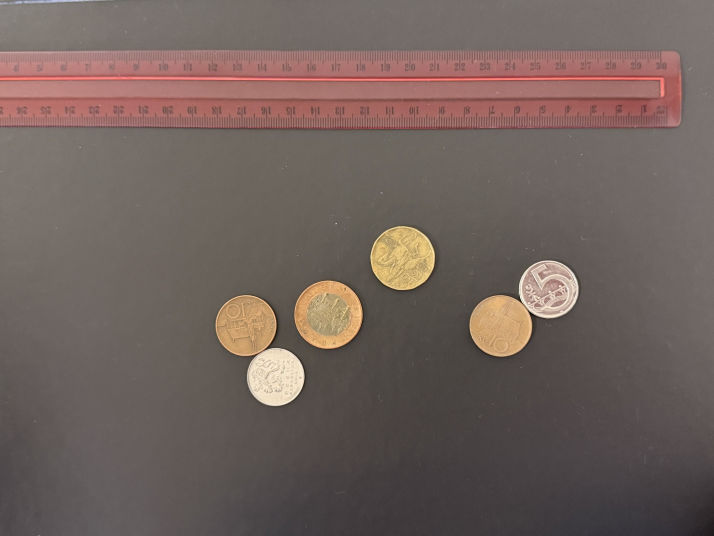
#> input picture data/dataset/dotyk/dotyk_01.jpg, 1428 x 1071 px (shown at 1/2 size)
$ python -i segment.py   (imports and definitions only)
#> lines starting #> are read from the running program, lines starting #| are printed output that depends on the picture; after the words box and inside, x2 and y2 are one past the last pixel; in counts of white or black regions, pixels touching at a corner belong together
### src/coins/preprocess.py
import cv2

# Převedeme barevný obrázek go HSV
def to_v(img_rgb):
    return cv2.cvtColor(img_rgb, cv2.COLOR_RGB2HSV)[:, :, 2]

# Získáme jasový kanal
def preprocess(img_rgb, ksize=5):
    return cv2.medianBlur(to_v(img_rgb), ksize)

### src/coins/segment.py
import cv2
import numpy as np

from coins.preprocess import preprocess


# [7 lines left out: function threshold_hysteresis, not called in this run]


def fill_small_holes(mask, max_area=800):
    n, labels, stats, _ = cv2.connectedComponentsWithStats(cv2.bitwise_not(mask), connectivity=4)
    small = [i for i in range(1, n) if stats[i, cv2.CC_STAT_AREA] < max_area]
    out = mask.copy()
    out[np.isin(labels, small)] = 255
    return out


# [5 lines left out: function clean_mask, not called in this run]


def segment(v):
    return clean_mask(threshold_hysteresis(v))


def split_touching(img_rgb, mask, peak_size=21, min_peak=0.4, min_peak_px=None):
    # min_peak_px: pevný práh na vzdálenost od okraje; jinak min_peak × maximum ve snímku
    # (velký objekt, např. ruka, by relativní práh vytáhl nad poloměr všech mincí)
    dist = cv2.distanceTransform(mask, cv2.DIST_L2, 5)
    kernel = cv2.getStructuringElement(cv2.MORPH_ELLIPSE, (peak_size, peak_size))
    threshold = min_peak_px if min_peak_px is not None else min_peak * dist.max()
    peaks = (dist == cv2.dilate(dist, kernel)) & (dist > threshold)
    peaks = cv2.dilate(peaks.astype(np.uint8) * 255, np.ones((5, 5), np.uint8))
    _, markers = cv2.connectedComponents(peaks)
    markers = markers + 1
    markers[(mask > 0) & (peaks == 0)] = 0
    return cv2.watershed(cv2.cvtColor(img_rgb, cv2.COLOR_RGB2BGR), markers)


def circularity(contour):
    area = cv2.contourArea(contour)
    perimeter = cv2.arcLength(contour, True)
    return 4 * np.pi * area / perimeter ** 2 if perimeter > 0 else 0


def _coin_from_contour(c, min_area, min_circularity, hull=False):
    # hull=True: plochu a kruhovitost měříme na konvexním obalu, takže „ukousnutá“
    # mince (tmavý lesklý kus splyne s podložkou) projde filtrem
    if hull:
        c = cv2.convexHull(c)
    area = cv2.contourArea(c)
    circ = circularity(c)
    if area < min_area or circ < min_circularity:
        return None
    (x, y), r = cv2.minEnclosingCircle(c)
    return {"x": x, "y": y, "r": r, "area": area, "circularity": circ, "contour": c}


def find_coins(mask, labels=None, min_area=2000, min_circularity=0.7, hull=False):
    if labels is None:
        contours, _ = cv2.findContours(mask, cv2.RETR_EXTERNAL, cv2.CHAIN_APPROX_NONE)
    else:
        contours = []
        for label in range(2, labels.max() + 1):
            region = ((labels == label) & (mask > 0)).astype(np.uint8) * 255
            found, _ = cv2.findContours(region, cv2.RETR_EXTERNAL, cv2.CHAIN_APPROX_NONE)
            if found:
                contours.append(max(found, key=cv2.contourArea))
    coins = [_coin_from_contour(c, min_area, min_circularity, hull) for c in contours]
    coins = [c for c in coins if c is not None]
    coins.sort(key=lambda coin: (coin["y"], coin["x"]))
    return coins


def detect_coins(img_rgb):
    mask = segment(preprocess(img_rgb))
    return find_coins(mask, split_touching(img_rgb, mask))


# --- Dataset z 14. 11.: šedá podložka, pravítko nahoře, snímky 1428×1071 px ---

def ruler_bottom(img_rgb, min_fraction=0.3, margin=10):
    """Spodní řádek červeného pravítka (vše nad ním se ignoruje), 0 pokud pravítko chybí."""
    hsv = cv2.cvtColor(img_rgb, cv2.COLOR_RGB2HSV)
    red = ((hsv[..., 0] < 12) | (hsv[..., 0] > 165)) & (hsv[..., 1] > 60)
    rows = np.where(red.mean(axis=1) > min_fraction)[0]
    rows = rows[rows < img_rgb.shape[0] // 2]
    return int(rows.max()) + margin if len(rows) else 0


def background_diff(v, scale=4, ksize=75):
    """|V − pozadí|: pozadí = mediánový filtr s jádrem větším než mince (na zmenšeném snímku).

    Odstraní pozvolné změny jasu podložky (vinětace, boční světlo), takže práh je pro
    celou fotku stejný a najde i tmavé lesklé mince, které jsou tmavší než podložka.
    """
    small = cv2.resize(v, None, fx=1 / scale, fy=1 / scale, interpolation=cv2.INTER_AREA)
    bg = cv2.resize(cv2.medianBlur(small, ksize), (v.shape[1], v.shape[0]))
    diff = np.abs(v.astype(np.float32) - bg.astype(np.float32))
    return np.clip(diff * 2, 0, 255).astype(np.uint8)


def segment_bg(img_rgb, thr=50, ksize=7):
    mask = cv2.threshold(background_diff(preprocess(img_rgb)), thr, 255, cv2.THRESH_BINARY)[1]
    mask[:ruler_bottom(img_rgb)] = 0
    kernel = cv2.getStructuringElement(cv2.MORPH_ELLIPSE, (ksize, ksize))
    mask = cv2.morphologyEx(mask, cv2.MORPH_CLOSE, kernel)
    mask = fill_small_holes(mask, max_area=20000)
    return cv2.morphologyEx(mask, cv2.MORPH_OPEN, kernel)


def remove_border_blobs(mask):
    """Vyhodí objekty, které se dotýkají okraje snímku (ruka, mince napůl mimo záběr)."""
    n, labels = cv2.connectedComponents(mask)
    border = np.unique(np.concatenate([labels[0], labels[-1], labels[:, 0], labels[:, -1]]))
    out = mask.copy()
    out[np.isin(labels, border[border > 0])] = 0
    return out


def detect_coins_bg(img_rgb, thr=50, min_peak_px=20):
    # min_peak_px = 20: zhruba 0,4 × poloměr 1 Kč (10 mm × 4,876 px/mm ≈ 49 px)
    mask = remove_border_blobs(segment_bg(img_rgb, thr))
    labels = split_touching(img_rgb, mask, min_peak_px=min_peak_px)
    return find_coins(mask, labels, min_area=5000, min_circularity=0.75, hull=True)


# [7 lines left out: function draw_coins, not called in this run]

>>> import cv2
>>> picture = cv2.cvtColor(cv2.imread('../../data/dataset/dotyk/dotyk_01.jpg'), cv2.COLOR_BGR2RGB)
>>> result = detect_coins_bg(picture)
#> in segment_bg, `mask = cv2.threshold(background_diff(preprocess(img_rgb)), thr, 255, c..`:
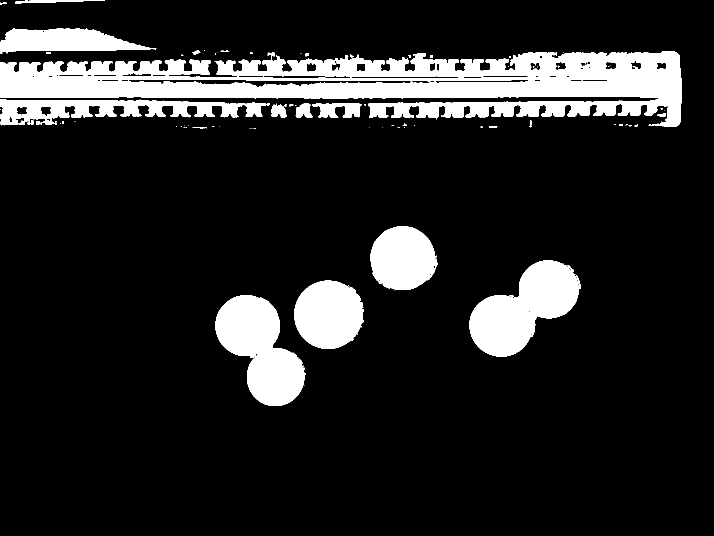
#> mask: shape (1071, 1428) (shown at 1/2 size); 13.8% white; 88 white regions (60 under 20 px), largest, box (x1, y1, x2, y2) and area: (0, 102, 1363, 253) 107424, (939, 521, 1161, 714) 23597, (431, 590, 612, 812) 23056
#> in ruler_bottom, `rows = np.where(red.mean(axis=1) > min_fraction)[0]`: rows = 154 values from 104 to 257
#> in fill_small_holes, `n, labels, stats, _ = cv2.connectedComponentsWithStats(cv2.bitwise_not..`:
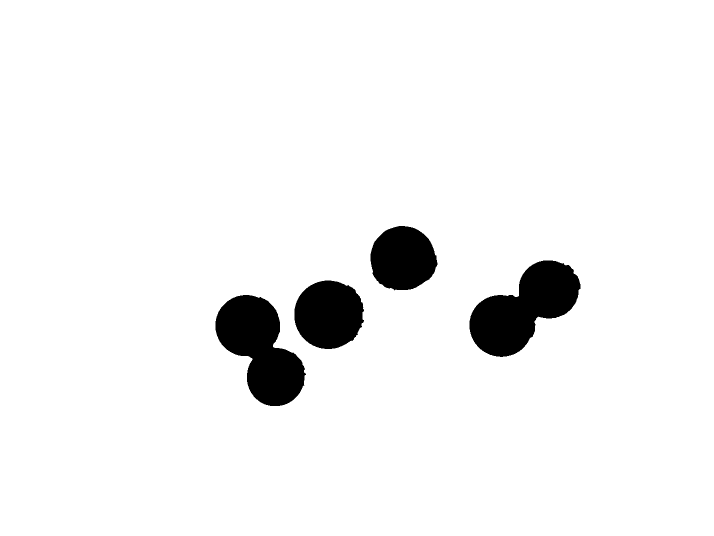
#> labels: shape (1071, 1428) int32 (shown at 1/2 size); values 0 (black) and 1 (white), 95.1% white; 4 black regions, box (x1, y1, x2, y2) and area: (939, 521, 1161, 714) 23810, (431, 590, 612, 812) 23202, (589, 561, 728, 698) 14987, (741, 452, 875, 581) 13389
#> in fill_small_holes, `n, labels, stats, _ = cv2.connectedComponentsWithStats(cv2.bitwise_not..`: n = 2; stats = [[431, 452, 730, 360, 75388], [0, 0, 1428, 1071, 1454000]]
#> in fill_small_holes, `small = [i for i in range(1, n) if stats[i, cv2.CC_STAT_AREA] < max_ar..`: small = []
#> in remove_border_blobs, `n, labels = cv2.connectedComponents(mask)`:
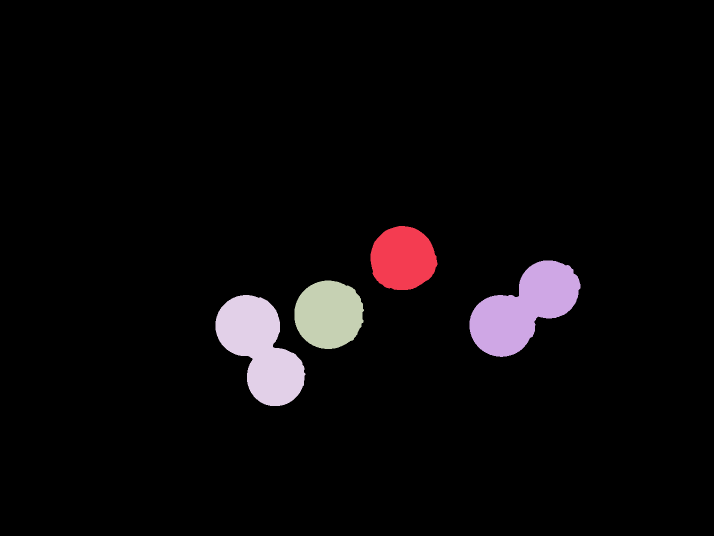
#> labels: shape (1071, 1428) int32 (shown at 1/2 size); 5 distinct labels, from 0 to 4; one colour per label, 0 black
#> in remove_border_blobs, `n, labels = cv2.connectedComponents(mask)`: n = 5
#> in remove_border_blobs, `border = np.unique(np.concatenate([labels[0], labels[-1], labels[:, 0]..`: border = [0]
#> in split_touching, `threshold = min_peak_px if min_peak_px is not None else min_peak * dis..`: threshold = 20
#> in split_touching, `markers = markers + 1`:
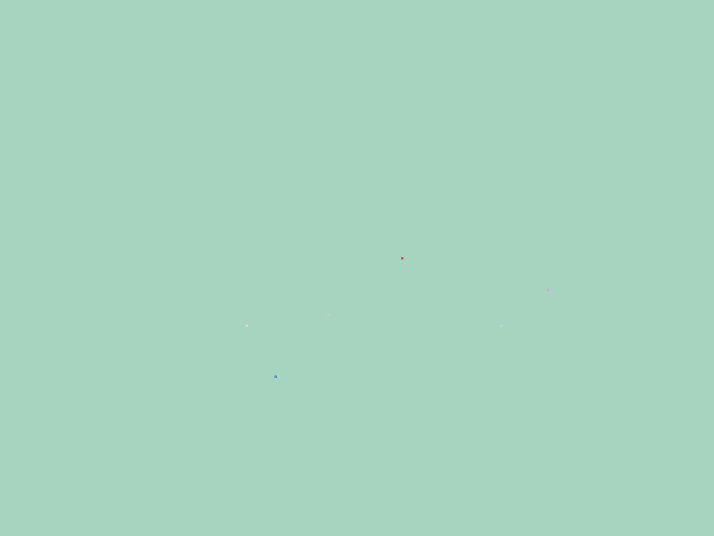
#> markers: shape (1071, 1428) int32 (shown at 1/2 size); 7 distinct labels, from 1 to 7; one colour per label, 0 black
#> in split_touching, `markers[(mask > 0) & (peaks == 0)] = 0`:
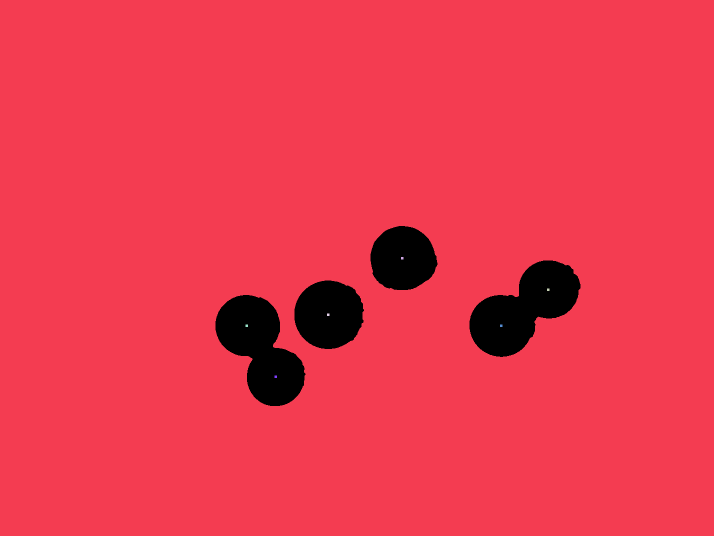
#> markers: shape (1071, 1428) int32 (shown at 1/2 size); 8 distinct labels, from 0 to 7; one colour per label, 0 black
#> in split_touching, `return cv2.watershed(cv2.cvtColor(img_rgb, cv2.COLOR_RGB2BGR), markers)`:
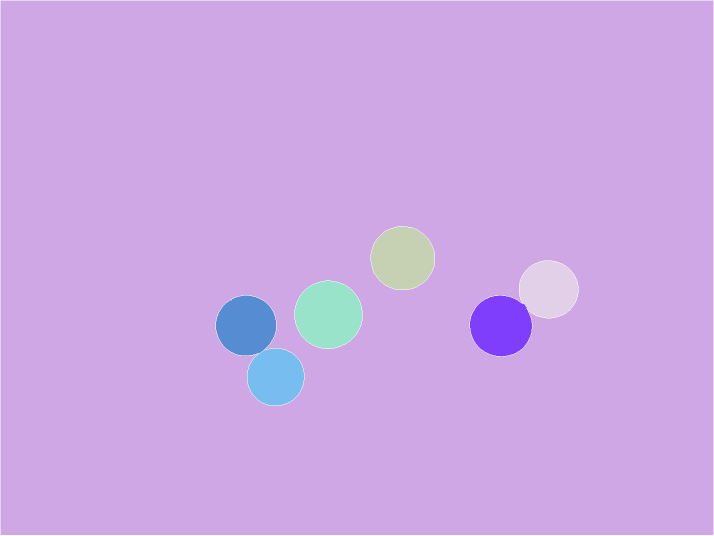
#> returned value: shape (1071, 1428) int32 (shown at 1/2 size); 8 distinct labels, from -1 to 7; one colour per label, 0 black, -1 white
#> after the loop in find_coins, `for label in range(2, labels.max() + 1):`:
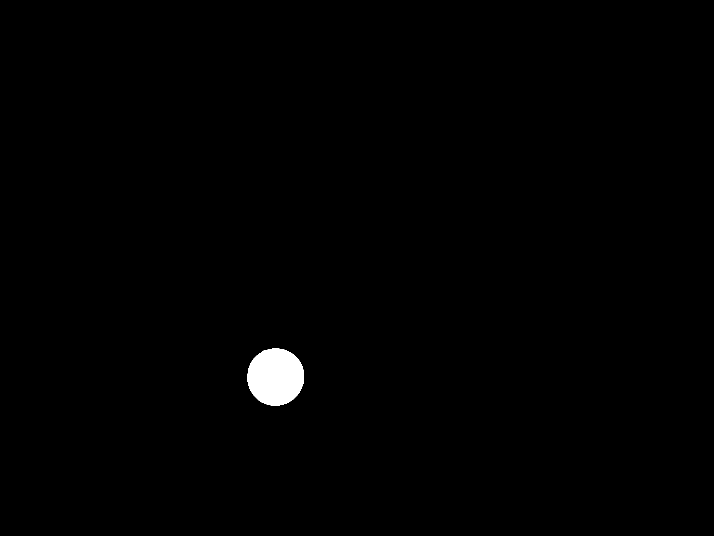
#> region: shape (1071, 1428) (shown at 1/2 size); 0.67% white; 1 white region
#> after the loop in find_coins, `for label in range(2, labels.max() + 1):`: contours = 6 contours; box (x1, y1, x2, y2) and area: (590, 562, 724, 697) 14102, (742, 453, 869, 579) 12464, (940, 591, 1064, 713) 11669, (432, 591, 553, 711) 11194, (1039, 522, 1157, 636) 10395, (495, 697, 608, 811) 10070
#> in find_coins, `coins = [_coin_from_contour(c, min_area, min_circularity, hull) for c ..`: coins = 6 items
#> result = 6 items

$ run again, on data/dataset/dotyk/dotyk_02.jpg
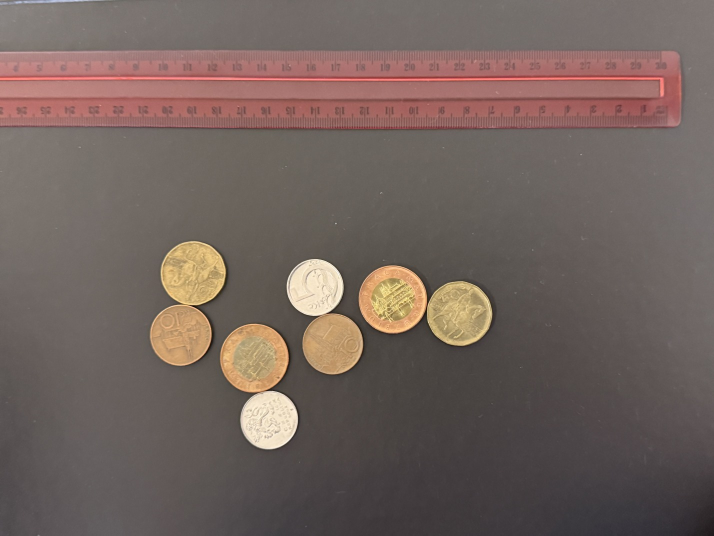
#> input picture data/dataset/dotyk/dotyk_02.jpg, 1428 x 1071 px (shown at 1/2 size)
#> hsv: shape (1071, 1428, 3); mean H, S, V 31.3, 39.6, 114
#> red: shape (1071, 1428) bool; 13.4% white; 181 white regions (170 under 20 px), largest, box (x1, y1, x2, y2) and area: (0, 102, 1365, 261) 203532, (764, 664, 804, 669) 94, (144, 106, 160, 110) 45
#> rows = 154 values from 104 to 257
#> in fill_small_holes, `n, labels, stats, _ = cv2.connectedComponentsWithStats(cv2.bitwise_not..`:
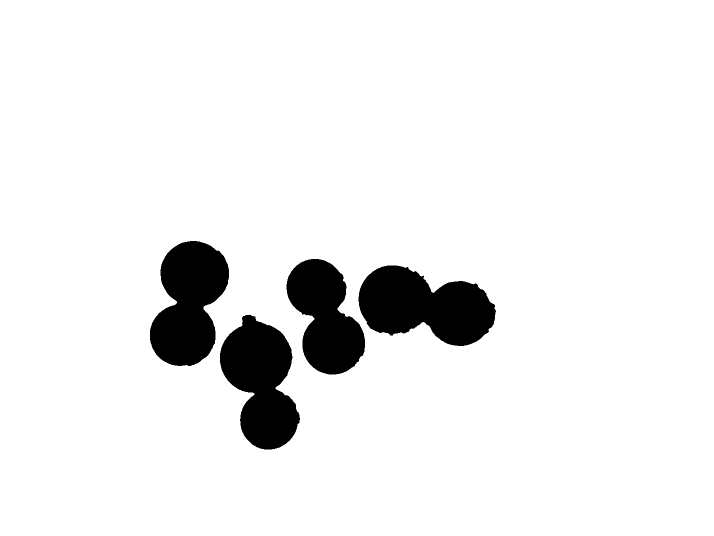
#> labels: shape (1071, 1428) int32 (shown at 1/2 size); values 0 (black) and 1 (white), 93% white; 4 black regions, box (x1, y1, x2, y2) and area: (717, 531, 992, 692) 29555, (440, 629, 600, 899) 27316, (300, 482, 458, 732) 27096, (573, 518, 730, 749) 22919
#> in fill_small_holes, `n, labels, stats, _ = cv2.connectedComponentsWithStats(cv2.bitwise_not..`: n = 2; stats = [[300, 482, 692, 417, 106886], [0, 0, 1428, 1071, 1422502]]
#> in fill_small_holes, `small = [i for i in range(1, n) if stats[i, cv2.CC_STAT_AREA] < max_ar..`: small = []
#> in remove_border_blobs, `n, labels = cv2.connectedComponents(mask)`: n = 5
#> border = [0]
#> threshold = 20
#> after the loop in find_coins, `for label in range(2, labels.max() + 1):`:
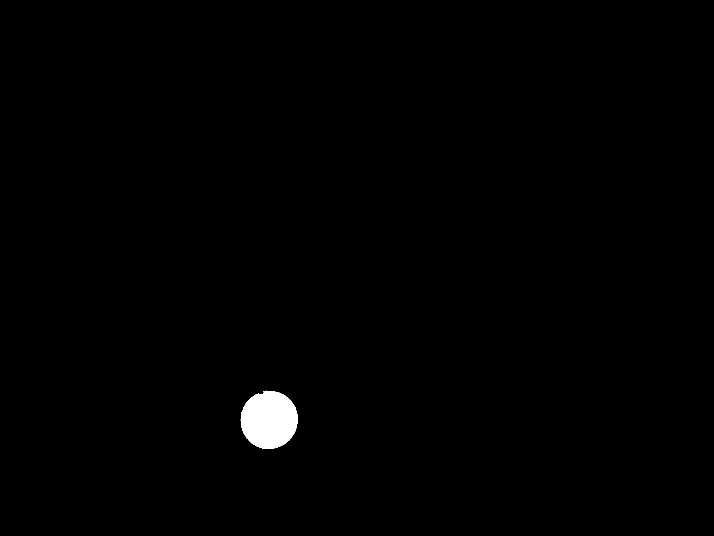
#> region: shape (1071, 1428) (shown at 1/2 size); 0.68% white; 1 white region
#> after the loop in find_coins, `for label in range(2, labels.max() + 1):`: contours = 8 contours; box (x1, y1, x2, y2) and area: (441, 648, 577, 784) 14343, (718, 532, 853, 666) 14108, (855, 563, 984, 691) 12754, (322, 483, 451, 611) 12612, (301, 609, 423, 731) 11396, (606, 627, 725, 748) 11182, (481, 781, 596, 898) 10194, (574, 519, 686, 631) 9774
#> coins = 8 items

$ run again, on data/dataset/dotyk/dotyk_03.jpg
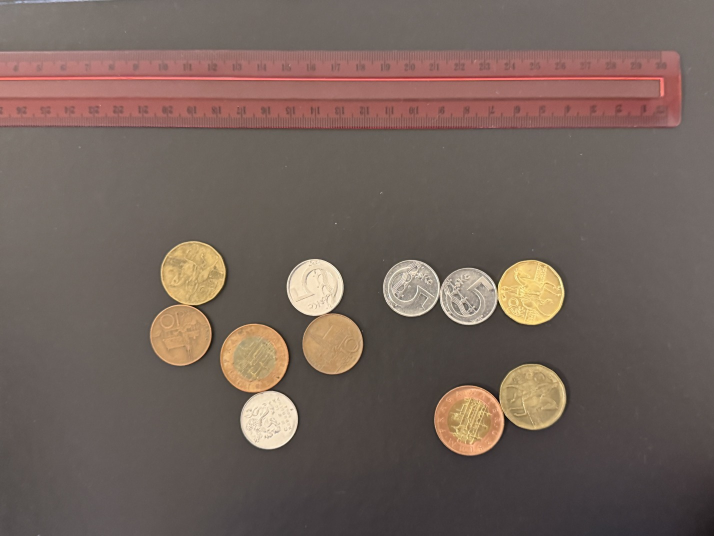
#> input picture data/dataset/dotyk/dotyk_03.jpg, 1428 x 1071 px (shown at 1/2 size)
#> hsv: shape (1071, 1428, 3); mean H, S, V 25, 45.8, 114.4
#> red: shape (1071, 1428) bool; 13.8% white; 251 white regions (228 under 20 px), largest, box (x1, y1, x2, y2) and area: (0, 100, 1365, 260) 208420, (980, 816, 1000, 855) 293, (964, 796, 982, 811) 141
#> rows = 156 values from 103 to 258
#> in fill_small_holes, `n, labels, stats, _ = cv2.connectedComponentsWithStats(cv2.bitwise_not..`:
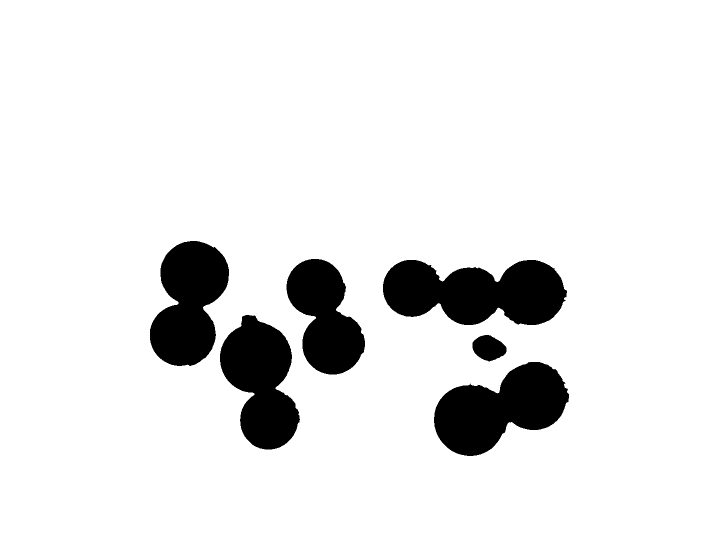
#> labels: shape (1071, 1428) int32 (shown at 1/2 size); values 0 (black) and 1 (white), 90.5% white; 6 black regions, box (x1, y1, x2, y2) and area: (766, 520, 1134, 650) 35374, (868, 724, 1138, 912) 30656, (440, 630, 600, 899) 27351, (300, 482, 458, 732) 27073, (573, 518, 730, 749) 22575, (945, 670, 1013, 723) 2560
#> in fill_small_holes, `n, labels, stats, _ = cv2.connectedComponentsWithStats(cv2.bitwise_not..`: n = 2; stats = [[300, 482, 838, 430, 145589], [0, 0, 1428, 1071, 1383799]]
#> in fill_small_holes, `small = [i for i in range(1, n) if stats[i, cv2.CC_STAT_AREA] < max_ar..`: small = []
#> in remove_border_blobs, `n, labels = cv2.connectedComponents(mask)`: n = 7
#> border = [0]
#> threshold = 20
#> after the loop in find_coins, `for label in range(2, labels.max() + 1):`:
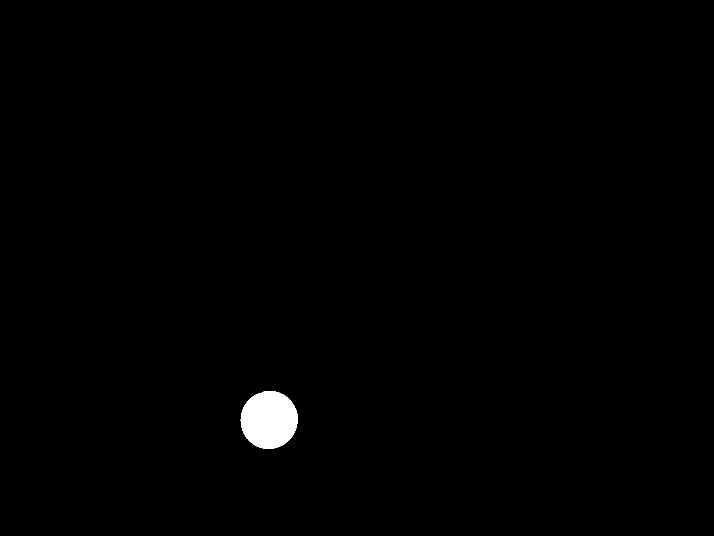
#> region: shape (1071, 1428) (shown at 1/2 size); 0.68% white; 1 white region
#> after the loop in find_coins, `for label in range(2, labels.max() + 1):`: contours = 12 contours; largest, box (x1, y1, x2, y2) and area: (869, 771, 1008, 911) 14959, (441, 648, 577, 784) 14334, (999, 728, 1132, 859) 13396, (995, 521, 1128, 649) 13146, (322, 483, 450, 610) 12592
#> in find_coins, `coins = [_coin_from_contour(c, min_area, min_circularity, hull) for c ..`: coins = 12 items
#> in find_coins, `coins = [c for c in coins if c is not None]`: coins = 11 items
